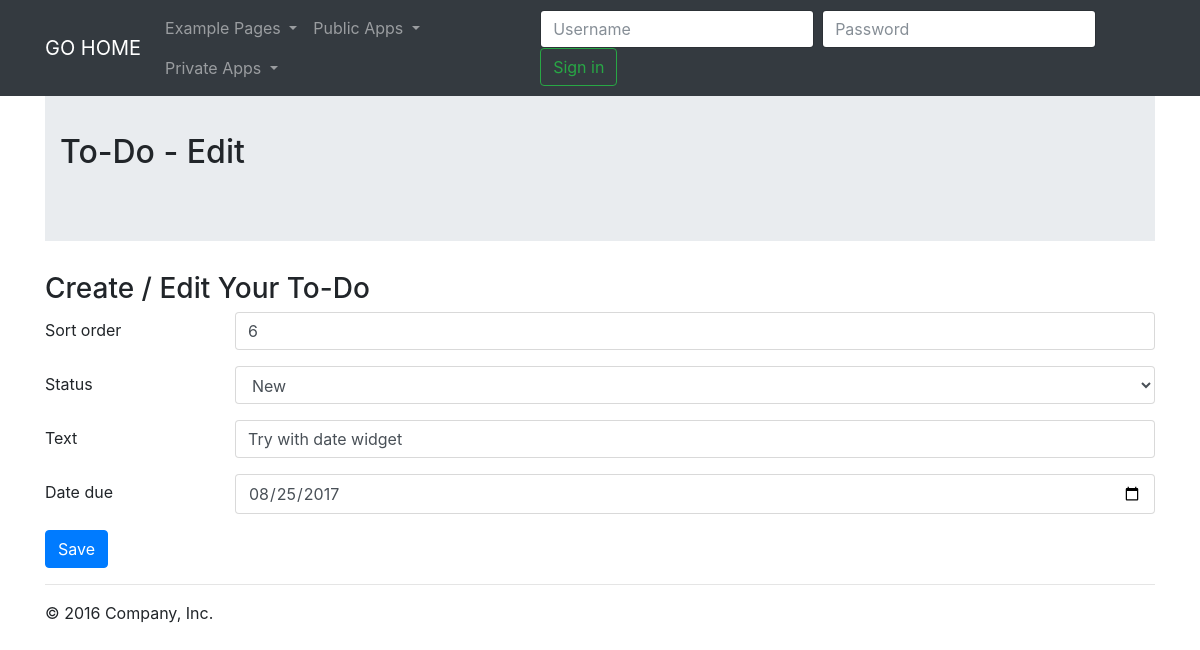
Page /todo/6/edit/ on the earlier database version.
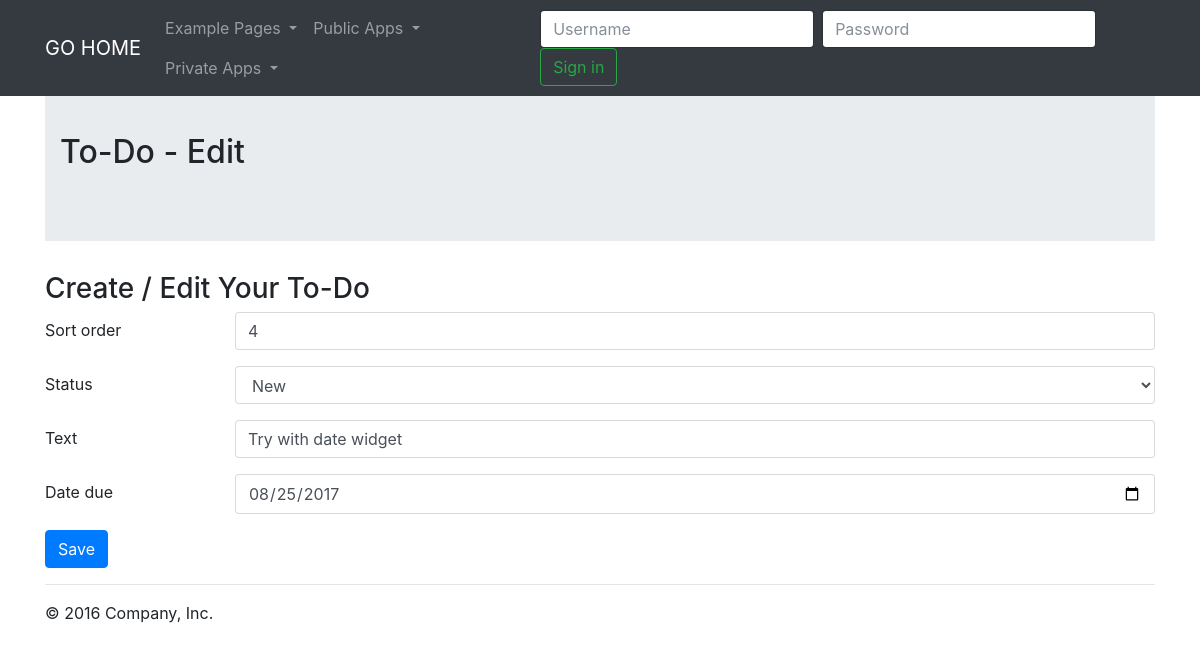
Same page on the later database version.
### todo/models.py (models this page shows, shortened)
class ToDoItem(models.Model):
    sort_order = models.BigIntegerField(unique=True)
    status = models.ForeignKey(ToDoStatus)
    text = models.CharField(max_length=500)
    create_date = models.DateField('date created', null=True, default=timezone.now)
    due_date = models.DateField('date due', null=True, blank=True)
    user = models.ForeignKey('auth.User')

### todo/views.py (the view)
# urls.py: url(r'^(?P<pk>[0-9]+)/edit/$', views.edit, name='edit'),
def edit(request, pk):
    todo_item = get_object_or_404(ToDoItem, pk=pk)
    if request.method == 'POST':
        form = ToDoItemForm(request.POST, instance=todo_item)
        if form.is_valid():
            todo_item = form.save(commit=False)
            todo_item.save()
            return redirect('todo:home')
    else:
        form = ToDoItemForm(instance=todo_item)
    for field in form.fields:
        form.fields[field].widget.attrs['class'] = 'form-control'
    form.fields['due_date'].widget.input_type = 'date'
    context = {
        'form': form,
        'title': 'Edit'
    }
    return render(request, 'todo/edit.html', context=context)

### todo/forms.py
class ToDoItemForm(forms.ModelForm):
    class Meta:
        model = ToDoItem
        fields = ('sort_order', 'status', 'text', 'due_date')

### todo/models.py (called while the page is built)
    def __str__(self):
        return self.text

### todo/templates/todo/edit.html (shortened to what this page needs)
{%  extends "main.html" %}
{% block jumbotronContent %}
    <h2>To-Do - {{ title }}</h2>
{% endblock %}
{% block bodyContent %}
    <h3>Create / Edit Your To-Do</h3>
    <form method="post">
        {% for field in form %}
            <div class="form-group row">
                <label class="col-sm-2 col-form-label" for="id_{{ field.name }}">{{ field.label }}</label>
                <div class="col-sm-10">
                    {{ field }}
                </div>
            </div>
        {% endfor %}
        <button type="submit" class="btn btn-primary">Save</button>
    </form>
{% endblock %}

Differences in the rows shown:
changed ToDoItem "New": sort_order "6" → "4"
